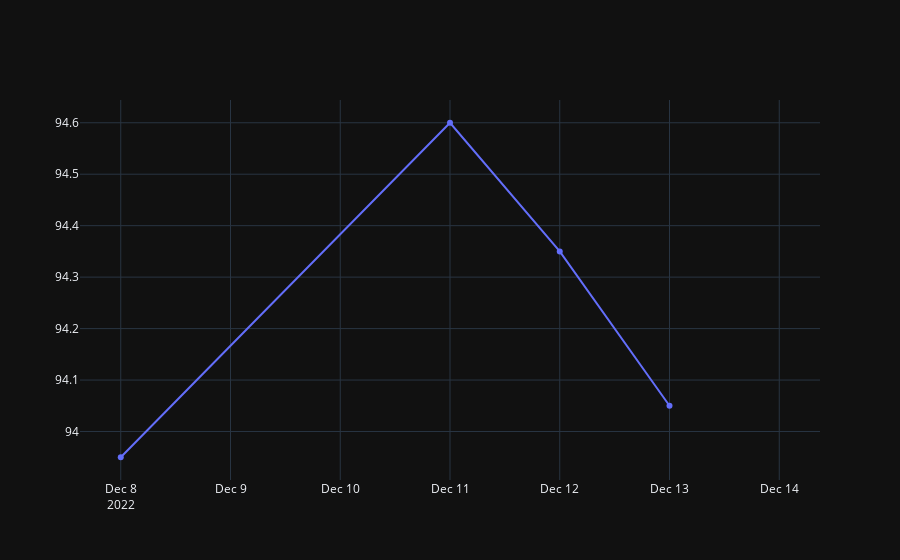

The code cell stored with this chart in its notebook:
### Code cell
f = go.Figure(data=go.Scatter(x=df['date'], y=df['avg_daily'], mode='lines+markers', connectgaps=True))
f.show()

### Figure 1 — Plotly figure (JSON) as saved in the notebook; plotly's stock layout.template omitted (floating-point values rounded to 4 significant figures)
{"data": [{"connectgaps": true, "mode": "lines+markers", "x": ["2022-12-08", "2022-12-08", "2022-12-09", "2022-12-10", "2022-12-11", "2022-12-11", "2022-12-12", "2022-12-12", "2022-12-13", "2022-12-13", "2022-12-14"], "y": [null, 93.95, null, null, null, 94.6, null, 94.35, null, 94.05, null], "type": "scatter"}], "layout": {}}
